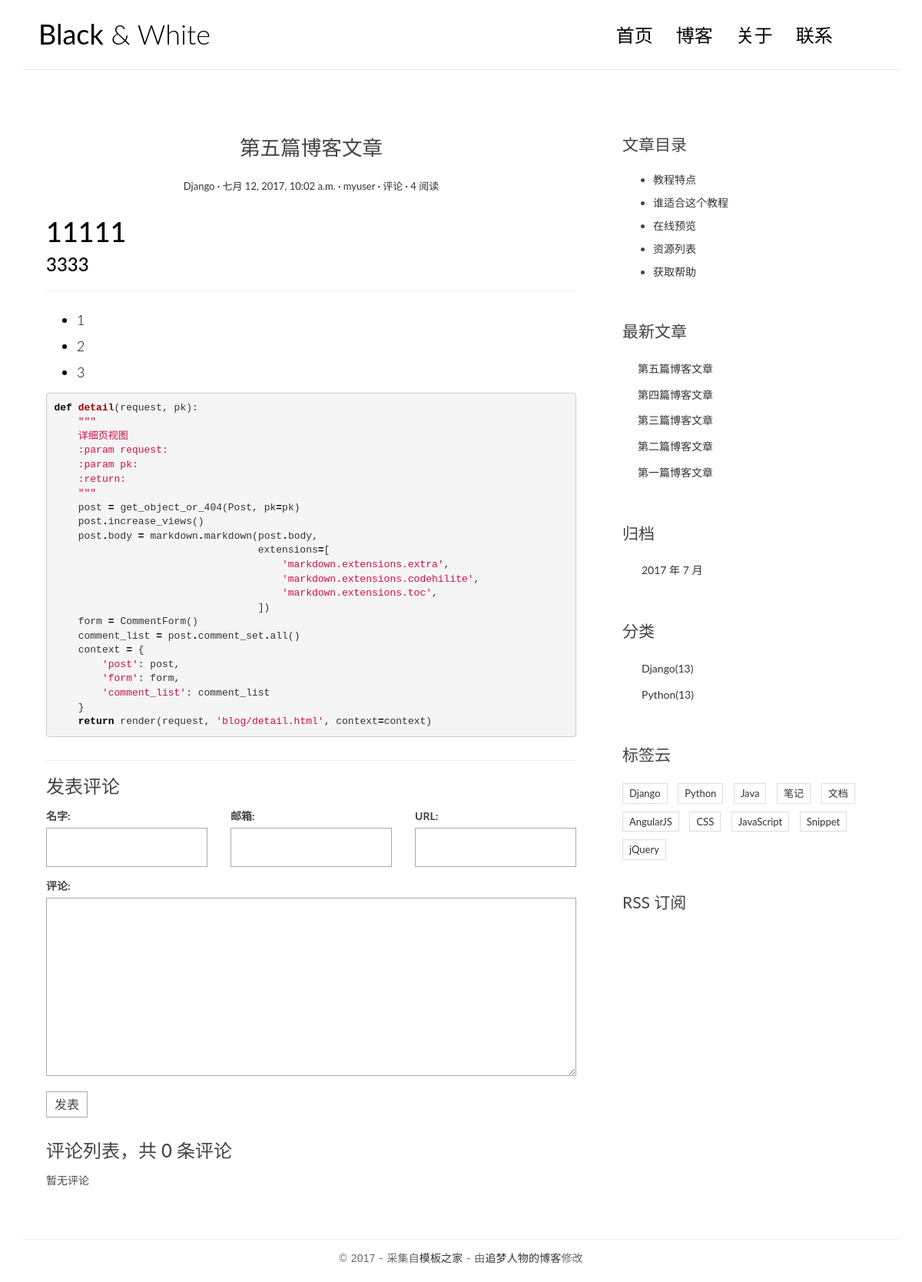
Page /post/6/ on the committed database.
### blog/models.py (models this page shows, shortened)
@python_2_unicode_compatible
class Post(models.Model):
    title = models.CharField(max_length=70)
    body = models.TextField()
    created_time = models.DateTimeField()
    modified_time = models.DateTimeField()
    excerpt = models.CharField(max_length=200, blank=True)
    category = models.ForeignKey(Category)
    tags = models.ManyToManyField(Tag, blank=True)
    author = models.ForeignKey(User)
    views = models.PositiveIntegerField(default=0)
    def get_absolute_url(self):
        return reverse('blog:detail', kwargs={'pk': self.pk})
    def increase_views(self):
        self.views += 1
        self.save(update_fields=['views'])
    def save(self, *args, **kwargs):
        super(Post, self).save(*args, **kwargs)
    class Meta:
        ordering = ['-created_time']

@python_2_unicode_compatible
class Category(models.Model):
    name = models.CharField(max_length=100)

### blog/views.py (the view)
# urls.py: url(r'^post/(?P<pk>[0-9]+)/$', views.detail, name='detail'),
def detail(request, pk):
    post = get_object_or_404(Post, pk=pk)
    post.increase_views()
    post.body = markdown.markdown(post.body,
                                  extensions=[
                                      'markdown.extensions.extra',
                                      'markdown.extensions.codehilite',
                                      'markdown.extensions.toc',
                                  ])
    form = CommentForm()
    comment_list = post.comment_set.all()
    context = {
        'post': post,
        'form': form,
        'comment_list': comment_list
    }
    return render(request, 'blog/detail.html', context=context)

### comments/forms.py
class CommentForm(forms.ModelForm):
    class Meta:
        model = Comment
        fields = ['name', 'email', 'url', 'text']

### blog/templatetags/blog_tags.py (called while the page is built)
@register.simple_tag
def get_recent_posts(num=5):
    return Post.objects.all().order_by('-created_time')[:num]

@register.simple_tag
def archives():
    return Post.objects.dates('created_time', 'month', order='DESC')

@register.simple_tag
def get_categories():
    return Category.objects.all()

### templates/blog/detail.html (shortened to what this page needs)
{% extends "base.html" %}
{% block main %}
<article class="post post--{{ post.pk }}">
    <header class="entry-header">
    <h1 class="entry-title">{{ post.title }}</h1>
    <div class="entry-meta">
      <span class="post-category"><a href="{% url 'blog:category' post.pk %}">{{ post.category.name }}</a></span>
      <span class="post-date"><a href="#"><time class="entry-date"
                                                datetime="{{ post.created_time }}">{{ post.created_time }}</time></a></span>
      <span class="post-author"><a href="#">{{ post.author }}</a></span>
      <span class="comments-link"><a href="{% url 'blog:detail' post.pk %}">{{ post.comment.count }} 评论</a></span>
      <span class="views-count"><a href="#">{{ post.views }} 阅读</a></span>
    </div>
  </header>
  <div class="entry-content clearfix">
      {{ post.body | safe }}
  </div>
</article>
<section class="comment-area" id="comment-area">
    <hr>
    <h3>发表评论</h3>
    <form action="{% url 'comments:post_comment' post.pk %}" method="post" class="comment-form">
        <div class="row">
            <div class="col-md-4">
                <label for="{{ form.name.id_for_label }}">名字: </label>
                {{ form.name }}
            </div>
            <div class="col-md-4">
                <label for="{{ form.email.id_for_label }}">邮箱: </label>
                {{ form.email }}
            </div>
            <div class="col-md-4">
                <label for="{{ form.url.id_for_label }}">URL: </label>
                {{ form.url }}
            </div>
            <div class="col-md-12">
                <label for="{{ form.text.id_for_label }}">评论: </label>
                {{ form.text }}
                <button type="submit" class="comment-btn">发表</button>
            </div>
        </div>
    </form>
    <div class="comment-list-panel">
        <h3>评论列表，共 <span>{{ post.comment_set.count }}</span> 条评论</h3>
        <ul class="comment-list list-unstyled">
            {% for comment in comment_list %}
            <li class="comment-item">
                <span class="nickname">{{ comment.name }}</span>
                <time class="submit-date">{{ comment.created_time }}</time>
                <div class="text">
                    {{ comment.text }}
                </div>
            </li>
            {% empty %}
                暂无评论
            {% endfor %}
        </ul>
    </div>
</section>
{% endblock main %}

### templates/base.html (shortened to what this page needs)
{% load staticfiles %}
{% load blog_tags %}
<!DOCTYPE html>
<html>
<head>
    <link rel="stylesheet" href="{% static 'blog/css/bootstrap.min.css' %}">
    <link rel="stylesheet" href="http://code.ionicframework.com/ionicons/2.0.1/css/ionicons.min.css">
    <link rel="stylesheet" href="{% static 'blog/css/pace.css' %}">
    <link rel="stylesheet" href="{% static 'blog/css/custom.css' %}">
    <link rel="stylesheet" href="{% static 'blog/css/highlights/github.css' %}">
</head>
<body>
<div class="container">
    <header id="site-header">
        <div class="row">
            <div class="col-md-4 col-sm-5 col-xs-8">
                <div class="logo">
                    <h1><a href="{% url 'blog:index' %}"><b>Black</b> &amp; White</a></h1>
                </div>
            </div>
            <div class="col-md-8 col-sm-7 col-xs-4">
                <nav class="main-nav" role="navigation">
                    <div class="collapse navbar-collapse" id="bs-example-navbar-collapse-1">
                        <ul class="nav navbar-nav navbar-right">
                            <li class="cl-effect-11"><a href="index.html" data-hover="首页">首页</a></li>
                            <li class="cl-effect-11"><a href="full-width.html" data-hover="博客">博客</a></li>
                            <li class="cl-effect-11"><a href="about.html" data-hover="关于">关于</a></li>
                            <li class="cl-effect-11"><a href="contact.html" data-hover="联系">联系</a></li>
                        </ul>
                    </div>
                </nav>
            </div>
        </div>
    </header>
</div>
<div class="content-body">
    <div class="container">
        <div class="row">
            <main class="col-md-8">
             {% block main %}
             {% endblock %}
            </main>
            <aside class="col-md-4">
            {% block toc %}
                <div class="widget widget-content">
                    <h3 class="widget-title">文章目录</h3>
                    <ul>
                        <li>
                            <a href="#">教程特点</a>
                        </li>
                        <li>
                            <a href="#">谁适合这个教程</a>
                        </li>
                        <li>
                            <a href="#">在线预览</a>
                        </li>
                        <li>
                            <a href="#">资源列表</a>
                        </li>
                        <li>
                            <a href="#">获取帮助</a>
                        </li>
                    </ul>
                </div>
                <div class="widget widget-recent-posts">
                    <h3 class="widget-title">最新文章</h3>
                    {% get_recent_posts as recent_post_list %}
                    <ul>
                        {% for post in recent_post_list %}
                            <li>
                                <a href="{{ post.get_absolute_url }}">{{ post.title }}</a>
                            </li>
                        {% empty %}
                            暂无文章
                        {% endfor %}
                    </ul>
                </div>
                <div class="widget widget-archives">
                    <h3 class="widget-title">归档</h3>
                    {% archives as data_list %}
                    <ul>
                        {% for date in data_list %}
                        <li>
                            <a href="{% url 'blog:archives' date.year date.month %}">{{ date.year }} 年 {{ date.month }} 月</a>
                        </li>
                        {% empty %}
                            暂无归档
                        {% endfor %}
                    </ul>
                </div>
                <div class="widget widget-category">
                    <h3 class="widget-title">分类</h3>
                    {% get_categories as category_list %}
                    <ul>
                        {% for category in category_list %}
                        <li>
                            <a href="{% url 'blog:category' category.pk %}">{{ category.name }}<span class="post-count">(13)</span></a>
                        </li>
                        {% empty %}
                            暂无分类
                        {% endfor %}
                    </ul>
                </div>
                <div class="widget widget-tag-cloud">
                    <h3 class="widget-title">标签云</h3>
                    <ul>
                        <li>
                            <a href="#">Django</a>
                        </li>
                        <li>
                            <a href="#">Python</a>
                        </li>
                        <li>
                            <a href="#">Java</a>
                        </li>
                        <li>
                            <a href="#">笔记</a>
                        </li>
                        <li>
                            <a href="#">文档</a>
                        </li>
                        <li>
                            <a href="#">AngularJS</a>
                        </li>
                        <li>
                            <a href="#">CSS</a>
                        </li>
                        <li>
                            <a href="#">JavaScript</a>
                        </li>
                        <li>
                            <a href="#">Snippet</a>
                        </li>
                        <li>
                            <a href="#">jQuery</a>
                        </li>
                    </ul>
                </div>
                <div class="rss">
                    <a href=""> RSS 订阅</a>
                </div>
            {% endblock %}
            </aside>
        </div>
    </div>
</div>
<footer id="site-footer">
    <div class="container">
        <div class="row">
            <div class="col-md-12">
                <p class="copyright">&copy 2017 - 采集自<a href="http://www.cssmoban.com/"
                                                        target="_blank" title="模板之家">模板之家</a>
                    - 由<a href="http://zmrenwu.com/" title="网页模板" target="_blank">追梦人物的博客</a>修改
                </p>
            </div>
        </div>
    </div>
</footer>
</body>
</html>

### blog/static/blog/css/custom.css (style rules this page uses)
* { outline: none; }
h1, h2, h3, h4, h5, h6 { margin-top: 0; }
b { font-weight: 400; }
a { color: #333; }
body { color: #444; font-family: 'Lato', sans-serif; }
p { font-family: 'Ubuntu', sans-serif; font-weight: 400; word-spacing: 1px; letter-spacing: 0.01em; }
#site-header { background-color: #FFF; padding: 25px 20px; margin-bottom: 40px; border-bottom: 1px solid #e7e7e7; }
.logo h1 a { color: #000; }
.logo h1 { margin: 0; font-family: 'Lato', sans-serif; font-weight: 300; }
.main-nav { margin-top: 11px; max-width: 95%; }
.main-nav a { color: #000000 !important; padding: 0 0 5px 0 !important; margin-right: 30px; font-family: 'Lato', sans-serif; font-weight: 300; font-size: 24px; }
.cl-effect-11 a { padding: 10px 0; color: #0972b4; text-shadow: none; }
.cl-effect-11 a::before { position: absolute; top: 0; left: 0; overflow: hidden; padding: 0 0 5px 0 !important; max-width: 0; border-bottom: 1px solid #000; color: #000; content: attr(data-hover); white-space: nowrap; -webkit-transition: max-width 0.5s; -moz-transition: max-width 0.5s; transition: max-width 0.5s; }
.content-body { padding-bottom: 4em; }
.post { background: #fff; padding: 30px 30px 0; }
.entry-title { text-align: center; font-size: 1.9em; margin-bottom: 20px; line-height: 1.6; padding: 10px 20px 0; }
.entry-meta { text-align: center; color: #DDDDDD; font-size: 13px; margin-bottom: 30px; }
.entry-content { font-size: 18px; line-height: 1.9; font-weight: 300; color: #000; }
.post-category::after, .post-date::after, .post-author::after, .comments-link::after { content: ' ·'; color: #000; }
.widget { background: #fff; padding: 30px 0 0; }
.widget-title { font-size: 1.5em; margin-bottom: 20px; line-height: 1.6; padding: 10px 0 0; font-weight: 400; }
.widget-recent-posts ul { padding: 0; margin: 0; padding-left: 20px; }
.widget-recent-posts ul li { list-style-type: none; position: relative; line-height: 170%; margin-bottom: 10px; }
.widget-recent-posts ul li::before { content: '\f3d3'; font-family: "Ionicons"; position: absolute; left: -17px; top: 3px; font-size: 16px; color: #000; }
.widget-archives ul { padding: 0; margin: 0; padding-left: 25px; }
.widget-archives ul li { list-style-type: none; position: relative; line-height: 170%; margin-bottom: 10px; }
.widget-archives ul li::before { content: '\f3f3'; font-family: "Ionicons"; position: absolute; left: -25px; top: 1px; font-size: 16px; color: #000; }
.widget-category ul { padding: 0; margin: 0; padding-left: 25px; }
.widget-category ul li { list-style-type: none; position: relative; line-height: 170%; margin-bottom: 10px; }
.widget-category ul li::before { content: '\f3fe'; font-family: "Ionicons"; position: absolute; left: -25px; top: 1px; font-size: 18px; color: #000; }
.widget-tag-cloud ul { padding: 0; margin: 0; margin-right: -10px; }
.widget-tag-cloud ul li { list-style-type: none; font-size: 13px; display: inline-block; margin-right: 10px; margin-bottom: 10px; padding: 3px 8px; border: 1px solid #ddd; }
.widget-content ul li { margin-bottom: 10px; }
.rss { font-size: 21px; margin-top: 30px; }
.rss a { color: #444; }
#site-footer { padding-top: 10px; padding: 0 0 1.5em 0; }
.copyright { text-align: center; padding-top: 1em; margin: 0; border-top: 1px solid #eee; color: #666; }
.contact-form input, .comment-form input { border: 1px solid #aaa; margin-bottom: 15px; width: 100%; padding: 15px 15px; font-size: 16px; line-height: 100%; transition: 0.4s border-color linear; }
.contact-form textarea, .comment-form textarea { border: 1px solid #aaa; margin-bottom: 15px; width: 100%; padding: 15px 15px; font-size: 16px; line-height: 20px !important; min-height: 183px; transition: 0.4s border-color linear; }
.comment-area { padding: 0 30px 0; }
.comment-form { margin-top: 15px; }
.comment-form .comment-btn { background-color: #fff; border: 1px solid #aaa; font-size: 16px; padding: 5px 10px; }
.comment-list-panel { margin-top: 30px; }
.comment-list { margin-top: 15px; }

### blog/static/blog/css/highlights/github.css (style rules this page uses)
.codehilite .k { color: #000000; font-weight: bold }
.codehilite .o { color: #000000; font-weight: bold }
.codehilite .nf { color: #990000; font-weight: bold }
.codehilite .w { color: #bbbbbb }
.codehilite .sd { color: #d01040 }
.codehilite .s1 { color: #d01040 }

### rows in the picture
Post: title "第五篇博客文章", category.name "Django", created_time "七月 12, 2017, 10:02 a.m.", author "myuser", views "4", body "11111 3333 1 2 3 def detail ( request , pk ): \"\"\" 详细页视图 :param request: :param pk: :return: \"\"\" post = get_object_or_404 ( Post , pk = pk ) post . increase_views () post . body = markdown . markdown ( post . body , extensions = [ 'markdown.extensions.extra' , 'markdown.extensions.codehilite' , 'markdown.extensions.toc' , ]) form = CommentForm () comment_list = post . comment_set . all () context = { 'post' : post , 'form' : form , 'comment_list' : comment_list } return render ( request , 'blog/detail.html' , context = context )", comment_set.count "0"
Post: title "第四篇博客文章"
Post: title "第三篇博客文章"
Post: title "第二篇博客文章"
Post: title "第一篇博客文章"
Category: name "Django"
Category: name "Python"

### other values in the picture
{{ date.year }} "2017"
{{ date.month }} "7"
